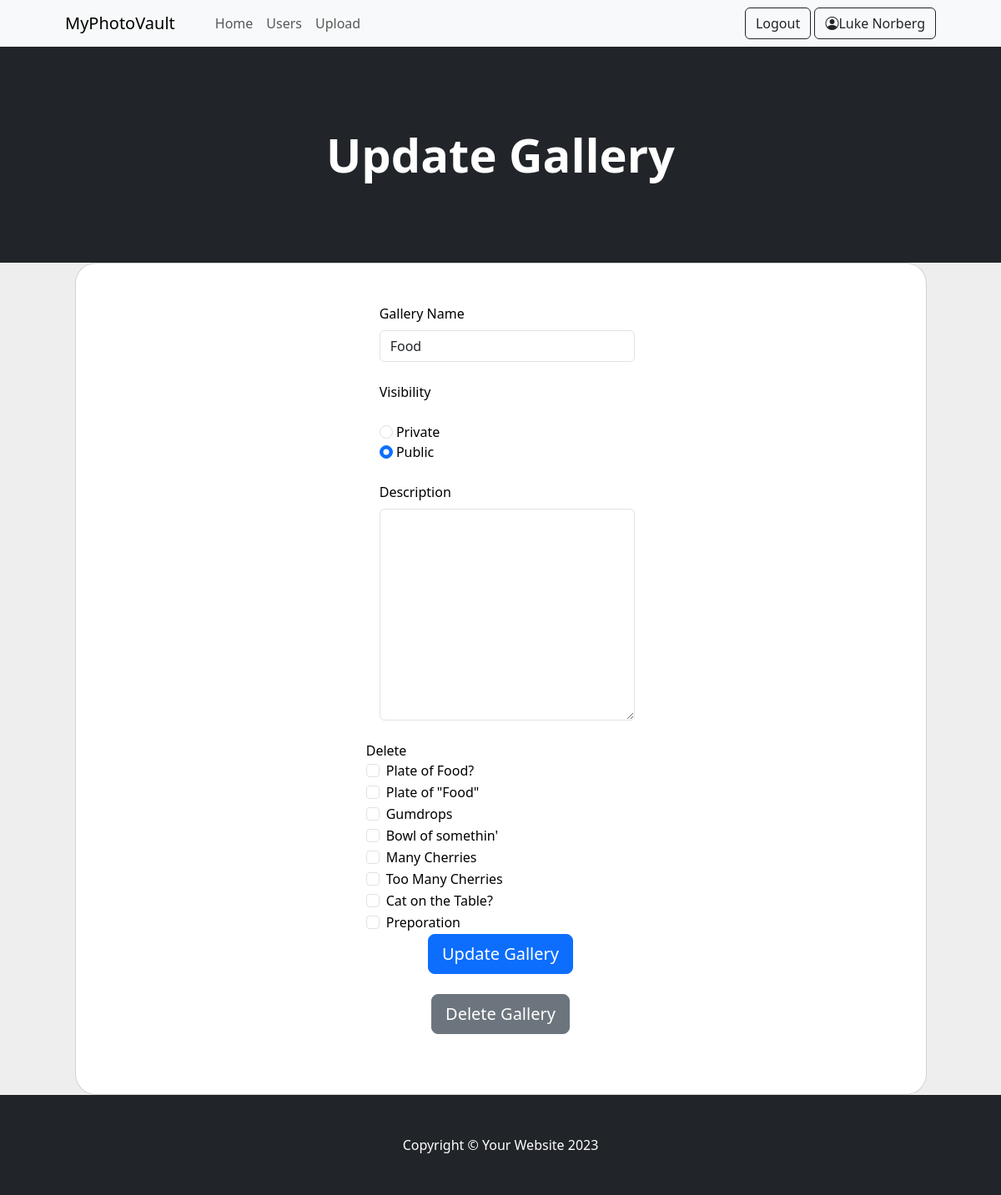
/editGallery.php?id=11 (signed in), run on the app's committed database.
### tables this page shows
CREATE TABLE `galleries` (
  `ID` int(10) UNSIGNED NOT NULL,
  `owner_ID` int(10) UNSIGNED NOT NULL,
  `time_stamp` datetime NOT NULL DEFAULT current_timestamp(),
  `visibility` tinyint(4) NOT NULL,
  `name` varchar(64) NOT NULL,
  `description` varchar(280) DEFAULT NULL
);

CREATE TABLE `img_in_gal` (
  `image_ID` int(10) UNSIGNED NOT NULL,
  `gallery_ID` int(10) UNSIGNED NOT NULL
);

CREATE TABLE `images` (
  `ID` int(10) UNSIGNED NOT NULL,
  `owner_ID` int(10) UNSIGNED NOT NULL,
  `filename` varchar(64) NOT NULL,
  `name` varchar(64) NOT NULL,
  `timestamp` datetime NOT NULL DEFAULT current_timestamp(),
  `url` varchar(100) DEFAULT NULL
);

### lib/functions.php (called while the page is built, shortened)
<?php
function getGallery($pdo,$galID)
{	$stmt=$pdo->prepare('SELECT * FROM galleries WHERE id=?');
	$stmt->execute([$galID]);
	$ret=$stmt->fetch();
	return $ret;
}
?>

### editGallery.php (the view, shortened to what this page needs)
<?php
require_once 'header.php';
require_once 'lib/functions.php';
require_once 'db/db.php';
$errors = [];
$gallery = getGallery($pdo, $_GET['id']);
$stmt=$pdo->prepare('
        SELECT *
         FROM img_in_gal
         INNER JOIN images ON images.ID = img_in_gal.image_ID
         WHERE gallery_ID=?;
     ');
$stmt->execute([$_GET['id']]);
$images = $stmt->fetchAll();
?>
<?= echoHeader('Update Gallery') ?>
<head>
    <link href="https://cdn.jsdelivr.net/npm/bootstrap@5.3.2/dist/css/bootstrap.min.css" rel="stylesheet">
  </head>
<body>
<section style="background-color: #eee;">
    <div class="container h-100">
        <div class="row d-flex justify-content-center align-items-center h-100">
            <div class="col-lg-12 col-xl-11">
                <div class="card text-black" style="border-radius: 25px;">
                    <div class="card-body p-md-5">
                        <div class="row justify-content-center">
                            <div class="col-md-10 col-lg-6 col-xl-5 order-2 order-lg-1">
                  <?php
                              $action = $_POST['action'] ?? '';
                              if ($action === 'delete') {
                                if (count($errors) === 0) {
                                  echo 'Gallery deleted Successfully';
                                }
                              } else {
                                  echo '<form name="signUpForm" class="mx-1 mx-md-4" method="POST" action="' . htmlspecialchars($_SERVER['PHP_SELF']) . '?id=' . $_GET['id'] . '">
                                      <div class=" d-flex flex-row align-items-center mb-4">
                                          <div class="form-outline flex-fill mb-0">
                                              <label class="form-label" for="nameInput">Gallery Name</label>
                                              <input type="text" id="nameInput" name="galleryName" class="form-control" value="' . htmlspecialchars($gallery['name']) . '" required/>
                                          </div>
                                      </div>
                                      <div class="d-flex flex-row align-items-center mb-4">
                                          <div class="form-outline flex-fill mb-0">
                                              <div>Visibility</div><br>
                                              <input type="radio" id="private" name="visibility" value="private" class="form-check-input" ' . ($gallery['visibility'] == '0' ? 'checked' : '') . '/>
                                              <label class="form-check-label" for="visibility">Private</label>
                                              <br>
                                              <input type="radio" id="public" name="visibility" value="public" class="form-check-input" ' . ($gallery['visibility'] == '1' ? 'checked' : '') . '/>
                                              <label class="form-check-label" for="visibility" >Public</label>
                                          </div>
                                      </div>
                                      <div class="d-flex flex-row align-items-center mb-4">
                                          <div class="form-outline flex-fill mb-0">
                                              <label class="form-label" for="description">Description</label>
                                              <textarea class="form-control" name="description" id="description" cols="30" rows="10">' . htmlspecialchars($gallery['description']) . '</textarea>
                                          </div>
                                      </div>
                                      <div>Delete</div>
                                      ';
                                  foreach ($images as $key => $image) {
                                      echo '
                                          <div class="form-check">
                                            <input
                                            class="form-check-input"
                                            type="checkbox"
                                            name="images[]"
                                            value="'.$image['image_ID'].'"
                                            id="'.$key.'"
                                            >
                                          <label class="form-check-label" for="'.$key.'">
                                            '. $image['name'] .'
                                          </label>
                                        </div>
                                            ';
                                  }
                                echo  '<div class="d-flex justify-content-center mx-4 mb-3 mb-lg-4">
                                          <button type="submit" id="update" name="action" value="update" class="btn btn-primary btn-lg">Update Gallery</button>
                                      </div>
                                      <div class="d-flex justify-content-center mx-4 mb-3 mb-lg-4">
                                          <button type="submit" id="delete" value="delete" name="action" class="btn btn-secondary btn-lg">Delete Gallery</button>
                                      </div>
                                  </form>';
                                }
                                ?>
                            </div>
                        </div>
                    </div>
                </div>
            </div>
        </div>
    </div>
</section>
</body>
<?= echoFooter() ?>

### data on the page
galleries: galleryName "Food", visibility "☑"
img_in_gal: image_ID.name "Plate of Food?"
img_in_gal: image_ID.name "Plate of \"Food\""
img_in_gal: image_ID.name "Gumdrops"
img_in_gal: image_ID.name "Bowl of somethin'"
img_in_gal: image_ID.name "Many Cherries"
img_in_gal: image_ID.name "Too Many Cherries"
img_in_gal: image_ID.name "Cat on the Table?"
img_in_gal: image_ID.name "Preporation"

### other printed values
$ret "Luke Norberg"
$title "Update Gallery"
